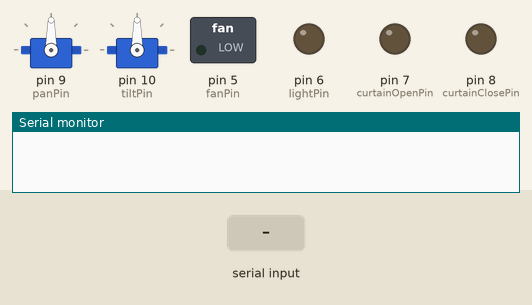
Simulated run of this sketch. Board: Arduino Uno, built with avr-gcc and run on an emulated ATmega328P. Shown: 2 × servo, switched loads named in the sketch (green lamp = pin HIGH), output pins drawn as LEDs (lit = HIGH), the last lines printed to the serial monitor. Inputs (shaded band) come from the test bench.

Above: at 1.2 s.
1.3 s: "CAM_LEFT\n" received over Serial
At 1.7 s:
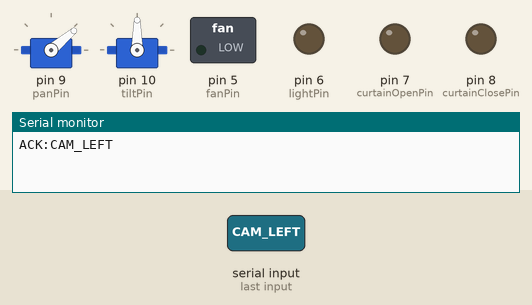
2.8 s: "CAM_RIGHT\n" received over Serial
At 4.0 s:
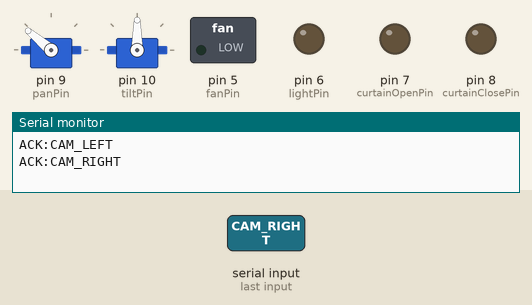
4.3 s: "CAM_UP\n" received over Serial
At 5.1 s:
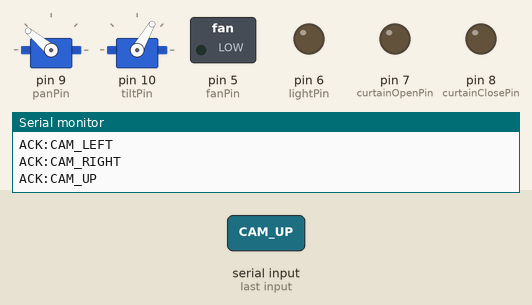
5.8 s: "CAM_DOWN\n" received over Serial
At 6.3 s:
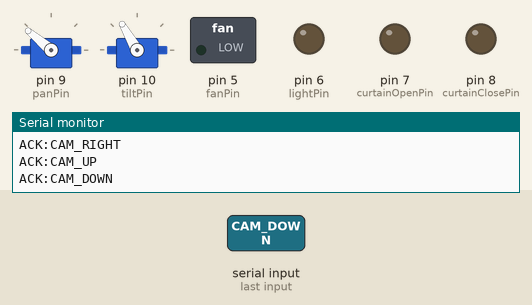
7.3 s: "FAN_ON\n" received over Serial
At 8.5 s:
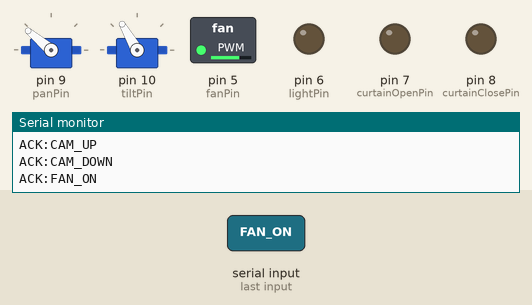
8.8 s: "CAM_STOP\n" received over Serial
At 9.8 s:
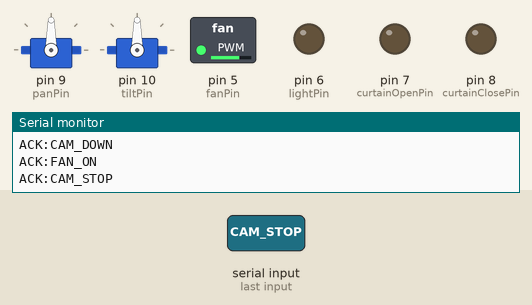
Timing chart, 0 to 11.3 s (numbered marks = the images above; inputs shaded):
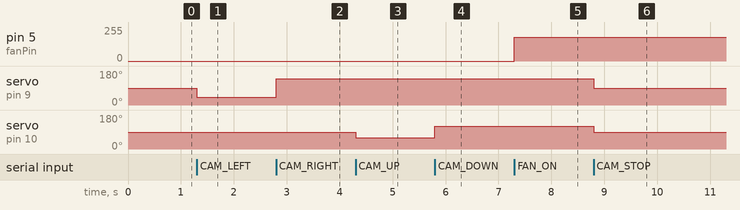

The sketch:

eyecan_room.ino
```cpp
#include <Servo.h>

// Pin assignments for Arduino Uno — see PINS.md for the full table and rationale.
// D0/D1 are reserved for Serial (command in / ACK out) and must never be reused here.
Servo panServo;
Servo tiltServo;

const int panPin = 9;           // Servo (Timer1)
const int tiltPin = 10;         // Servo (Timer1)
const int fanPin = 5;           // PWM analogWrite (Timer0)
const int lightPin = 6;         // PWM analogWrite (Timer0)
const int curtainOpenPin = 7;   // Digital out — motor driver direction
const int curtainClosePin = 8;  // Digital out — motor driver direction

int panAngle = 90;
int tiltAngle = 90;

void applyCameraPosition(int pan, int tilt) {
  panAngle = constrain(pan, 0, 180);
  tiltAngle = constrain(tilt, 0, 180);
  panServo.write(panAngle);
  tiltServo.write(tiltAngle);
}

void applyFanLevel(int value) {
  analogWrite(fanPin, constrain(value, 0, 255));
}

void applyLightLevel(int value) {
  analogWrite(lightPin, constrain(value, 0, 255));
}

void stopCurtain() {
  digitalWrite(curtainOpenPin, LOW);
  digitalWrite(curtainClosePin, LOW);
}

void openCurtain() {
  digitalWrite(curtainOpenPin, HIGH);
  digitalWrite(curtainClosePin, LOW);
}

void closeCurtain() {
  digitalWrite(curtainOpenPin, LOW);
  digitalWrite(curtainClosePin, HIGH);
}

String readSerialCommand() {
  String command = Serial.readStringUntil('\n');
  command.trim();
  return command;
}

void sendAck(const String &command) {
  Serial.print("ACK:");
  Serial.println(command);
}

bool handleCameraCommand(const String &command) {
  if (command == "CAM_LEFT") {
    applyCameraPosition(40, tiltAngle);
    return true;
  }
  if (command == "CAM_RIGHT") {
    applyCameraPosition(140, tiltAngle);
    return true;
  }
  if (command == "CAM_UP") {
    applyCameraPosition(panAngle, 60);
    return true;
  }
  if (command == "CAM_DOWN") {
    applyCameraPosition(panAngle, 120);
    return true;
  }
  if (command == "CAM_STOP") {
    applyCameraPosition(90, 90);
    return true;
  }
  return false;
}

bool handleFanCommand(const String &command) {
  if (command == "FAN_ON") {
    applyFanLevel(180);
    return true;
  }
  if (command == "FAN_OFF") {
    applyFanLevel(0);
    return true;
  }
  if (command == "FAN_LOW") {
    applyFanLevel(80);
    return true;
  }
  if (command == "FAN_MID") {
    applyFanLevel(160);
    return true;
  }
  if (command == "FAN_HIGH") {
    applyFanLevel(255);
    return true;
  }
  return false;
}

bool handleLightCommand(const String &command) {
  if (command == "LIGHT_ON") {
    applyLightLevel(255);
    return true;
  }
  if (command == "LIGHT_OFF") {
    applyLightLevel(0);
    return true;
  }
  if (command == "LIGHT_UP") {
    applyLightLevel(255);
    return true;
  }
  if (command == "LIGHT_DOWN") {
    applyLightLevel(80);
    return true;
  }
  return false;
}

bool handleCurtainCommand(const String &command) {
  if (command == "CURTAIN_OPEN") {
    openCurtain();
    return true;
  }
  if (command == "CURTAIN_CLOSE") {
    closeCurtain();
    return true;
  }
  if (command == "CURTAIN_STOP") {
    stopCurtain();
    return true;
  }
  return false;
}

bool handleWindowCommand(const String &command) {
  return command == "WINDOW_OPEN" || command == "WINDOW_CLOSE" || command == "WINDOW_STOP";
}

bool handleTvCommand(const String &command) {
  return command == "TV_POWER" || command == "TV_CH_UP" || command == "TV_CH_DOWN" || command == "TV_VOL_UP" || command == "TV_VOL_DOWN";
}

void handleCommand(const String &command) {
  if (
    handleCameraCommand(command) ||
    handleFanCommand(command) ||
    handleLightCommand(command) ||
    handleCurtainCommand(command) ||
    handleWindowCommand(command) ||
    handleTvCommand(command)
  ) {
    sendAck(command);
    return;
  }

  sendAck(command);
}

void setup() {
  Serial.begin(115200);
  panServo.attach(panPin);
  tiltServo.attach(tiltPin);
  pinMode(fanPin, OUTPUT);
  pinMode(lightPin, OUTPUT);
  pinMode(curtainOpenPin, OUTPUT);
  pinMode(curtainClosePin, OUTPUT);
  applyCameraPosition(90, 90);
  applyFanLevel(0);
  applyLightLevel(0);
  stopCurtain();
}

void loop() {
  if (!Serial.available()) {
    return;
  }

  String command = readSerialCommand();

  if (command.length() == 0) {
    return;
  }

  handleCommand(command);
}
```

Measured:
- after the input at 1.3 s, servo on pin 9 (panPin): 90° → 40° at once
- after the input at 2.8 s, servo on pin 9 (panPin): 40° → 140° at once
- after the input at 4.3 s, servo on pin 10 (tiltPin): 90° → 60° at once
- after the input at 5.8 s, servo on pin 10 (tiltPin): 60° → 120° at once
- after the input at 7.3 s, pin 5 (fanPin): 0/255 → 180/255 at once
- after the input at 8.8 s, servo on pin 9 (panPin): 140° → 90° at once; servo on pin 10 (tiltPin): 120° → 90° at once
